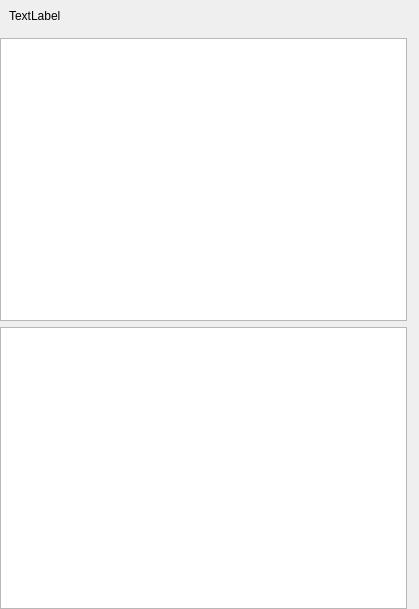
<?xml version="1.0" encoding="UTF-8"?>
<ui version="4.0">
 <class>ChannelListWidget</class>
 <widget class="QWidget" name="ChannelListWidget">
  <property name="geometry">
   <rect>
    <x>0</x>
    <y>0</y>
    <width>419</width>
    <height>609</height>
   </rect>
  </property>
  <property name="windowTitle">
   <string>Form</string>
  </property>
  <layout class="QVBoxLayout" name="verticalLayout_4">
   <property name="leftMargin">
    <number>0</number>
   </property>
   <property name="topMargin">
    <number>0</number>
   </property>
   <property name="rightMargin">
    <number>12</number>
   </property>
   <property name="bottomMargin">
    <number>0</number>
   </property>
   <item>
    <layout class="QVBoxLayout" name="verticalLayout_3">
     <item>
      <widget class="QWidget" name="accountLayoutContainer" native="true">
       <layout class="QGridLayout" name="gridLayout">
        <item row="0" column="0">
         <widget class="QLabel" name="label">
          <property name="text">
           <string>TextLabel</string>
          </property>
         </widget>
        </item>
       </layout>
      </widget>
     </item>
     <item>
      <widget class="QWidget" name="channelListContainer" native="true">
       <layout class="QVBoxLayout" name="verticalLayout">
        <property name="leftMargin">
         <number>0</number>
        </property>
        <property name="topMargin">
         <number>0</number>
        </property>
        <property name="rightMargin">
         <number>0</number>
        </property>
        <property name="bottomMargin">
         <number>0</number>
        </property>
        <item>
         <widget class="QListWidget" name="channelList"/>
        </item>
       </layout>
      </widget>
     </item>
     <item>
      <widget class="QWidget" name="privateMessageContainer" native="true">
       <layout class="QVBoxLayout" name="verticalLayout_2">
        <property name="leftMargin">
         <number>0</number>
        </property>
        <property name="topMargin">
         <number>0</number>
        </property>
        <property name="rightMargin">
         <number>0</number>
        </property>
        <property name="bottomMargin">
         <number>0</number>
        </property>
        <item>
         <widget class="QListWidget" name="privateMessageList"/>
        </item>
       </layout>
      </widget>
     </item>
    </layout>
   </item>
  </layout>
 </widget>
 <resources/>
 <connections/>
</ui>
